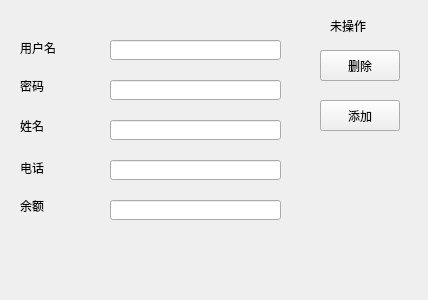
<?xml version="1.0" encoding="UTF-8"?>
<ui version="4.0">
 <class>changedev</class>
 <widget class="QWidget" name="changedev">
  <property name="geometry">
   <rect>
    <x>0</x>
    <y>0</y>
    <width>428</width>
    <height>300</height>
   </rect>
  </property>
  <property name="windowTitle">
   <string>Form</string>
  </property>
  <widget class="QLabel" name="label_2">
   <property name="geometry">
    <rect>
     <x>20</x>
     <y>40</y>
     <width>51</width>
     <height>16</height>
    </rect>
   </property>
   <property name="text">
    <string>用户名</string>
   </property>
  </widget>
  <widget class="QLabel" name="label_3">
   <property name="geometry">
    <rect>
     <x>20</x>
     <y>80</y>
     <width>40</width>
     <height>12</height>
    </rect>
   </property>
   <property name="text">
    <string>密码</string>
   </property>
  </widget>
  <widget class="QLabel" name="label_4">
   <property name="geometry">
    <rect>
     <x>20</x>
     <y>120</y>
     <width>40</width>
     <height>12</height>
    </rect>
   </property>
   <property name="text">
    <string>姓名</string>
   </property>
  </widget>
  <widget class="QLabel" name="label_5">
   <property name="geometry">
    <rect>
     <x>20</x>
     <y>160</y>
     <width>51</width>
     <height>16</height>
    </rect>
   </property>
   <property name="text">
    <string>电话</string>
   </property>
  </widget>
  <widget class="QLabel" name="label_6">
   <property name="geometry">
    <rect>
     <x>20</x>
     <y>200</y>
     <width>40</width>
     <height>12</height>
    </rect>
   </property>
   <property name="text">
    <string>余额</string>
   </property>
  </widget>
  <widget class="QLineEdit" name="lineEdit_2">
   <property name="geometry">
    <rect>
     <x>110</x>
     <y>40</y>
     <width>171</width>
     <height>20</height>
    </rect>
   </property>
  </widget>
  <widget class="QLineEdit" name="lineEdit_3">
   <property name="geometry">
    <rect>
     <x>110</x>
     <y>80</y>
     <width>171</width>
     <height>20</height>
    </rect>
   </property>
  </widget>
  <widget class="QLineEdit" name="lineEdit_4">
   <property name="geometry">
    <rect>
     <x>110</x>
     <y>120</y>
     <width>171</width>
     <height>20</height>
    </rect>
   </property>
  </widget>
  <widget class="QLineEdit" name="lineEdit_5">
   <property name="geometry">
    <rect>
     <x>110</x>
     <y>160</y>
     <width>171</width>
     <height>20</height>
    </rect>
   </property>
  </widget>
  <widget class="QLineEdit" name="lineEdit_6">
   <property name="geometry">
    <rect>
     <x>110</x>
     <y>200</y>
     <width>171</width>
     <height>20</height>
    </rect>
   </property>
  </widget>
  <widget class="QLabel" name="label_7">
   <property name="geometry">
    <rect>
     <x>330</x>
     <y>10</y>
     <width>61</width>
     <height>31</height>
    </rect>
   </property>
   <property name="text">
    <string>未操作</string>
   </property>
  </widget>
  <widget class="QPushButton" name="pushButton">
   <property name="geometry">
    <rect>
     <x>320</x>
     <y>50</y>
     <width>80</width>
     <height>31</height>
    </rect>
   </property>
   <property name="text">
    <string>删除</string>
   </property>
  </widget>
  <widget class="QPushButton" name="pushButton_2">
   <property name="geometry">
    <rect>
     <x>320</x>
     <y>100</y>
     <width>80</width>
     <height>31</height>
    </rect>
   </property>
   <property name="text">
    <string>添加</string>
   </property>
  </widget>
 </widget>
 <resources/>
 <connections/>
</ui>
